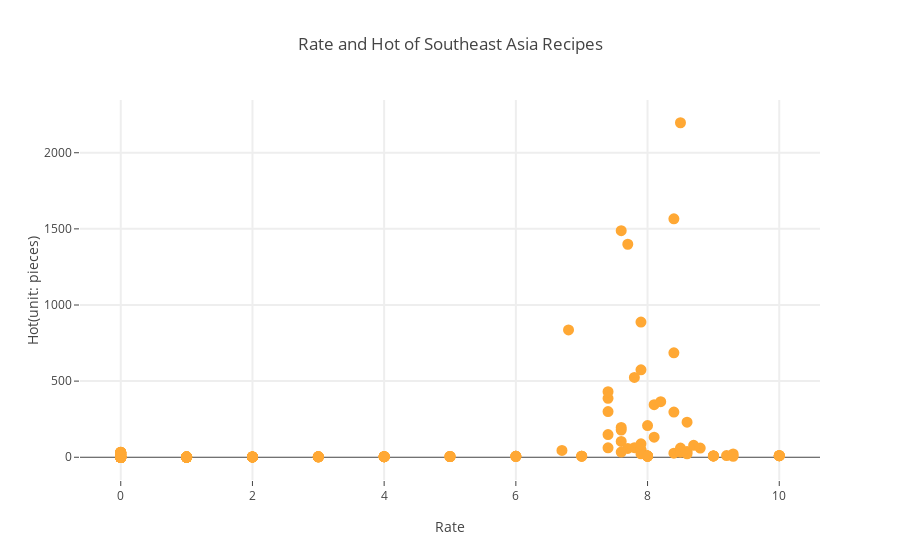

The cell this chart's notebook holds for it:
### Code cell
# 东南亚、韩式、日式、西式菜谱评分和热度对比图
# The Comparision between Rate and Hot of Southeastern, Korean, Japanese and Western Recipes

data_rate1 = [go.Scatter(
    x = df1['rate'],
    y = df1['hot'],
    mode = 'markers',
    name = 'markers',
    text = df1['name'],
    marker=dict(
        color='rgb(255,168,52)',
        line=dict(
            color='rgb(255,168,52)',
            width = 5
        )
    )
)]
    
layout = dict(title = 'Rate and Hot of Southeast Asia Recipes',
              xaxis= dict(
                title= 'Rate',
                ticklen= 5,
                zeroline= False,
                gridwidth= 2,
              ),
              yaxis=dict(
                title= 'Hot(unit: pieces)',
                ticklen= 5,
                gridwidth= 2,
              )
             )

fig = dict(data=data_rate1, layout=layout)
iplot(fig)

### Figure 1 — Plotly figure (JSON) as saved in the notebook; plotly's stock layout.template omitted (floating-point values rounded to 4 significant figures; data arrays with more than 128 entries replaced by an {"elided": "..."} marker saying what was removed)
{"data": [{"marker": {"color": "rgb(255,168,52)", "line": {"color": "rgb(255,168,52)", "width": 5}}, "mode": "markers", "name": "markers", "text": {"elided": "197 str values"}, "type": "scatter", "x": {"elided": "197 float values"}, "y": {"elided": "197 int values"}}], "layout": {"title": "Rate and Hot of Southeast Asia Recipes", "xaxis": {"gridwidth": 2, "ticklen": 5, "title": "Rate", "zeroline": false}, "yaxis": {"gridwidth": 2, "ticklen": 5, "title": "Hot(unit: pieces)"}}}
